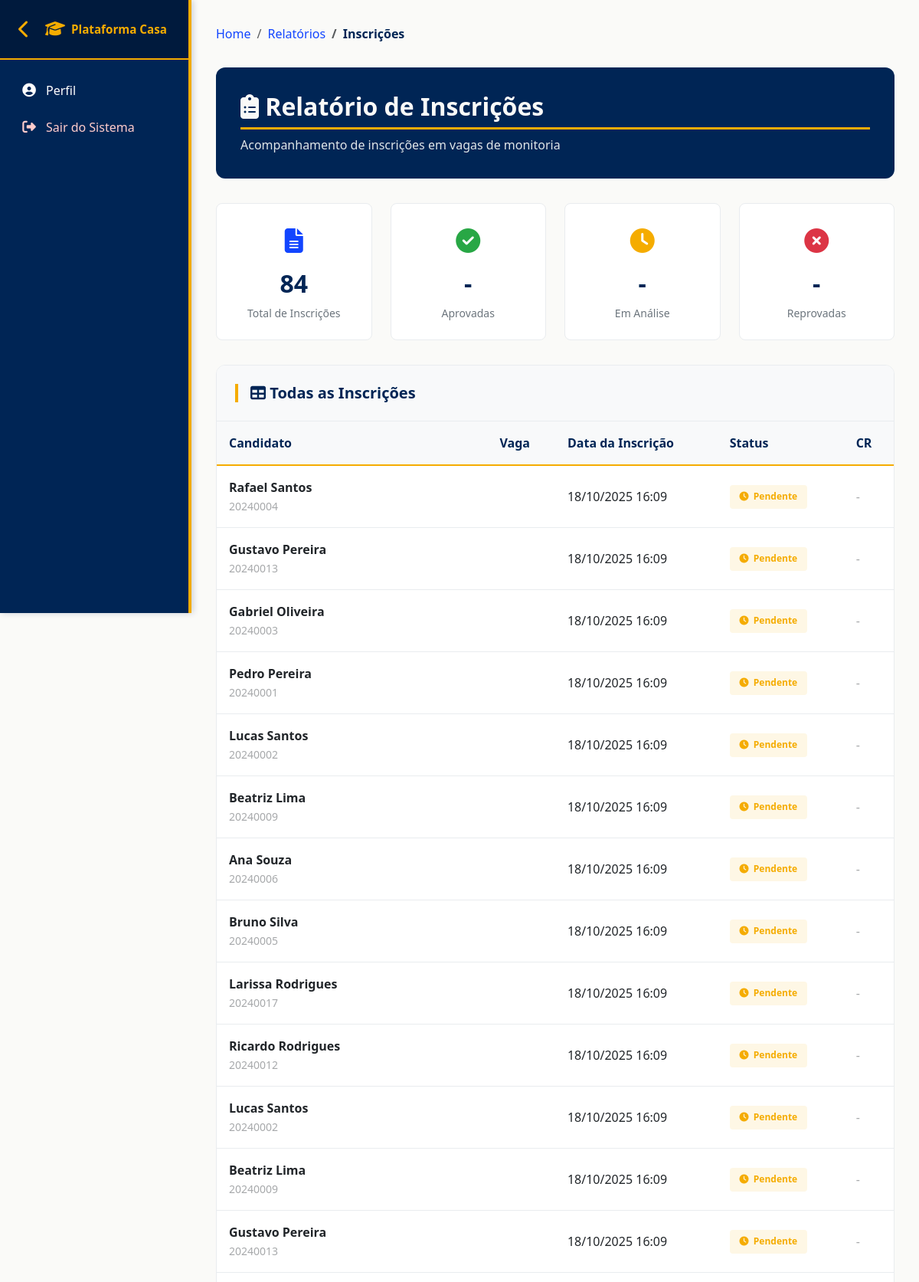
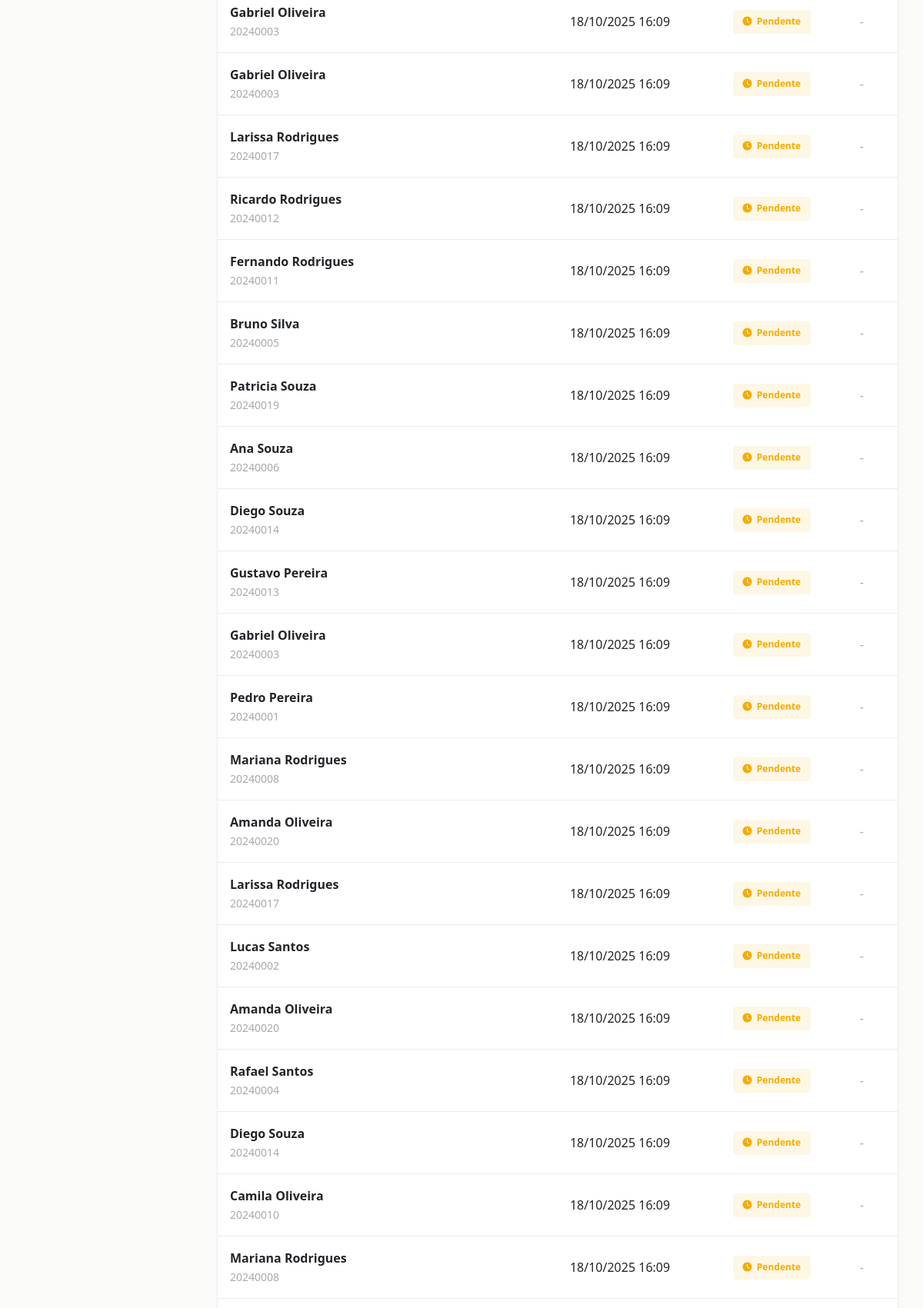
The app's page /relatorios/inscricoes/ (upper part) with its own data (2 pictures, top to bottom).
### plataforma_Casa/models.py (models this page shows, shortened)
class Inscricao(models.Model):
    STATUS_CHOICES = [
        ('Pendente', 'Pendente'),
        ('Entrevista', 'Entrevista'),
        ('Aprovado', 'Aprovado'),
        ('Não Aprovado', 'Não Aprovado'),
    ]
    aluno = models.ForeignKey(Aluno, on_delete=models.CASCADE)
    vaga = models.ForeignKey(Vaga, on_delete=models.CASCADE)
    data_inscricao = models.DateTimeField(auto_now_add=True)
    status = models.CharField(max_length=50, choices=STATUS_CHOICES, default='Pendente')

class Usuario(models.Model):
    nome = models.CharField(max_length=100)
    email = models.EmailField(max_length=100)
    tipo_usuario = models.ForeignKey(TipoUsuario, on_delete=models.CASCADE)
    ativo = models.BooleanField(default=True)

class Aluno(Usuario):
    matricula = models.CharField(max_length=20, unique=True)
    curso = models.ForeignKey(Curso, on_delete=models.CASCADE)
    data_ingresso = models.DateField()
    periodo = models.IntegerField()
    cr_geral = models.FloatField()

### plataforma_Casa/views.py (the view)
# urls.py: path('relatorios/inscricoes/', views.relatorio_inscricoes, name='relatorio_inscricoes'),
def relatorio_inscricoes(request):
    inscricoes = Inscricao.objects.all().select_related('aluno', 'vaga')
    context = {
        'inscricoes': inscricoes,
        'titulo': 'Relatório de Inscrições',
    }
    return render(request, 'relatorios/inscricoes.html', context)

### plataforma_Casa/context_processors.py (called while the page is built, shortened)
def user_groups(request):
    return {
        'is_aluno': False,
        'is_monitor': False,
        'is_professor': False,
        'is_admin': False,
    }

### plataforma_Casa/templates/relatorios/inscricoes.html (shortened to what this page needs)
{% extends 'base.html' %}
{% block content %}
<nav aria-label="breadcrumb">
    <ol class="breadcrumb">
        <li class="breadcrumb-item"><a href="{% url 'dashboard' %}">Home</a></li>
        <li class="breadcrumb-item"><a href="{% url 'listar_relatorios' %}">Relatórios</a></li>
        <li class="breadcrumb-item active">Inscrições</li>
    </ol>
</nav>
<div class="page-header">
    <h1><i class="fas fa-clipboard-list"></i> Relatório de Inscrições</h1>
    <p>Acompanhamento de inscrições em vagas de monitoria</p>
</div>
<div class="stats-grid">
    <div class="stat-card">
        <div class="stat-icon primary">
            <i class="fas fa-file-alt"></i>
        </div>
        <div class="stat-value">{{ inscricoes.count }}</div>
        <div class="stat-label">Total de Inscrições</div>
    </div>
    <div class="stat-card">
        <div class="stat-icon success">
            <i class="fas fa-check-circle"></i>
        </div>
        <div class="stat-value">-</div>
        <div class="stat-label">Aprovadas</div>
    </div>
    <div class="stat-card">
        <div class="stat-icon warning">
            <i class="fas fa-clock"></i>
        </div>
        <div class="stat-value">-</div>
        <div class="stat-label">Em Análise</div>
    </div>
    <div class="stat-card">
        <div class="stat-icon danger">
            <i class="fas fa-times-circle"></i>
        </div>
        <div class="stat-value">-</div>
        <div class="stat-label">Reprovadas</div>
    </div>
</div>
<div class="table-container">
    <div class="table-header">
        <h2><i class="fas fa-table"></i> Todas as Inscrições</h2>
    </div>
    {% if inscricoes %}
    <div class="table-responsive">
        <table class="table">
            <thead>
                <tr>
                    <th>Candidato</th>
                    <th>Vaga</th>
                    <th>Data da Inscrição</th>
                    <th>Status</th>
                    <th>CR</th>
                </tr>
            </thead>
            <tbody>
                {% for inscricao in inscricoes %}
                <tr>
                    <td>
                        <strong>{{ inscricao.aluno.nome }}</strong><br>
                        <small class="text-muted">{{ inscricao.aluno.matricula }}</small>
                    </td>
                    <td>
                        <strong>{{ inscricao.vaga.disciplina.nome }}</strong><br>
                    </td>
                    <td>{{ inscricao.data_inscricao|date:"d/m/Y H:i" }}</td>
                    <td>
                        {% if inscricao.status == 'aprovado' %}
                        <span class="status-badge status-aprovado">
                            <i class="fas fa-check"></i> Aprovado
                        </span>
                        {% elif inscricao.status == 'reprovado' %}
                        <span class="status-badge status-reprovado">
                            <i class="fas fa-times"></i> Reprovado
                        </span>
                        {% elif inscricao.status == 'analise' %}
                        <span class="status-badge status-analise">
                            <i class="fas fa-search"></i> Em Análise
                        </span>
                        {% else %}
                        <span class="status-badge status-pendente">
                            <i class="fas fa-clock"></i> Pendente
                        </span>
                        {% endif %}
                    </td>
                    <td>
                        {% if inscricao.aluno.cr %}
                        <strong>{{ inscricao.aluno.cr }}</strong>
                        {% else %}
                        <span class="text-muted">-</span>
                        {% endif %}
                    </td>
                </tr>
                {% endfor %}
            </tbody>
        </table>
    </div>
    {% else %}
    <div class="empty-state">
        <i class="fas fa-clipboard-list"></i>
        <h4>Nenhuma inscrição encontrada</h4>
        <p>Não há inscrições registradas no momento.</p>
    </div>
    {% endif %}
</div>
{% endblock %}

### plataforma_Casa/static/css/cores-institucionais.css (style rules this page uses)
:root { --cor-amarelo-institucional: #F5AC00; --cor-azul-escuro-principal: #002555; --cor-azul-auxiliar: #1245FF; --cor-cinza-escuro: #6d6e71; --cor-cinza-medio: #a7a9ab; --cor-cinza-claro: #d1d3d4; --cor-branco: #ffffff; --cor-preto: #000000; --cor-sucesso: #27ae60; --cor-erro: #e74c3c; --cor-aviso: #f39c12; --cor-info: #3498db; --sombra-leve: rgba(0, 37, 85, 0.1); --sombra-media: rgba(0, 37, 85, 0.2); --sombra-forte: rgba(0, 37, 85, 0.3); }
html, body { background-color: var(--cor-branco); color: var(--cor-cinza-escuro); font-family: 'Segoe UI', Tahoma, Geneva, Verdana, sans-serif; }
.table { color: var(--cor-cinza-escuro); border-color: var(--cor-cinza-claro); }
.table thead { background: linear-gradient(135deg, var(--cor-azul-escuro-principal) 0%, var(--cor-azul-auxiliar) 100%); color: var(--cor-branco); font-weight: 600; border-bottom: 2px solid var(--cor-amarelo-institucional); }
.table thead th { border-color: var(--cor-amarelo-institucional); }
.table tbody tr { border-bottom-color: var(--cor-cinza-claro); transition: all 0.2s ease; }
h1, h2, h3, h4, h5, h6 { color: var(--cor-azul-escuro-principal); font-weight: 700; }
h1 { border-bottom: 3px solid var(--cor-amarelo-institucional); padding-bottom: 0.5rem; }
h2 { border-left: 4px solid var(--cor-amarelo-institucional); padding-left: 1rem; }
a { color: var(--cor-azul-escuro-principal); text-decoration: none; transition: all 0.3s ease; }
.text-muted { color: var(--cor-cinza-medio) !important; }

### plataforma_Casa/static/css/cores-padrao.css (style rules this page uses)
:root { --cor-amarelo-institucional: #F5AC00; --cor-azul-escuro-principal: #002555; --cor-azul-auxiliar: #1245FF; --cor-cinza-escuro: #6d6e71; --cor-cinza-medio: #a7a9ab; --cor-cinza-claro: #d1d3d4; --cor-branco: #ffffff; --cor-preto: #000000; --cor-sucesso: #27ae60; --cor-erro: #e74c3c; --cor-aviso: #f39c12; --cor-info: #3498db; }
.display-4, h1, h2 { color: var(--cor-azul-escuro-principal); }
a { color: var(--cor-azul-escuro-principal); transition: all 0.3s ease; }
.breadcrumb-item.active { color: var(--cor-azul-escuro-principal) !important; }

### plataforma_Casa/templates/base.html (style rules this page uses)
* { margin: 0; padding: 0; box-sizing: border-box; }
body { background-color: #fafaf8; padding-top: 0; overflow-x: hidden; max-width: 100vw; }
html { overflow-x: hidden; max-width: 100vw; }
html, body { height: 100%; overflow-x: hidden; max-width: 100%; }
.breadcrumb { background-color: transparent; padding: 0; margin-bottom: 2rem; }
.breadcrumb-item.active { color: #667eea; font-weight: 600; }
.card, .table-responsive, img, iframe, video { max-width: 100%; overflow-x: auto; }
.main-content > * { max-width: 100%; }
.table-responsive { overflow-x: auto; -webkit-overflow-scrolling: touch; }
table { table-layout: auto; width: 100%; }

### records on screen
Inscricao: aluno.nome "Rafael Santos", aluno.matricula "20240004", data_inscricao "18/10/2025 16:09", status "Pendente"
Inscricao: aluno.nome "Gustavo Pereira", aluno.matricula "20240013", data_inscricao "18/10/2025 16:09", status "Pendente"
Inscricao: aluno.nome "Gabriel Oliveira", aluno.matricula "20240003", data_inscricao "18/10/2025 16:09", status "Pendente"
Inscricao: aluno.nome "Pedro Pereira", aluno.matricula "20240001", data_inscricao "18/10/2025 16:09", status "Pendente"
Inscricao: aluno.nome "Lucas Santos", aluno.matricula "20240002", data_inscricao "18/10/2025 16:09", status "Pendente"
Inscricao: aluno.nome "Beatriz Lima", aluno.matricula "20240009", data_inscricao "18/10/2025 16:09", status "Pendente"
Inscricao: aluno.nome "Ana Souza", aluno.matricula "20240006", data_inscricao "18/10/2025 16:09", status "Pendente"
Inscricao: aluno.nome "Bruno Silva", aluno.matricula "20240005", data_inscricao "18/10/2025 16:09", status "Pendente"
Inscricao: aluno.nome "Larissa Rodrigues", aluno.matricula "20240017", data_inscricao "18/10/2025 16:09", status "Pendente"
Inscricao: aluno.nome "Ricardo Rodrigues", aluno.matricula "20240012", data_inscricao "18/10/2025 16:09", status "Pendente"
Inscricao: aluno.nome "Lucas Santos", aluno.matricula "20240002", data_inscricao "18/10/2025 16:09", status "Pendente"
Inscricao: aluno.nome "Beatriz Lima", aluno.matricula "20240009", data_inscricao "18/10/2025 16:09", status "Pendente"
Inscricao: aluno.nome "Gustavo Pereira", aluno.matricula "20240013", data_inscricao "18/10/2025 16:09", status "Pendente"
Inscricao: aluno.nome "Gabriel Oliveira", aluno.matricula "20240003", data_inscricao "18/10/2025 16:09", status "Pendente"
Inscricao: aluno.nome "Gabriel Oliveira", aluno.matricula "20240003", data_inscricao "18/10/2025 16:09", status "Pendente"
Inscricao: aluno.nome "Larissa Rodrigues", aluno.matricula "20240017", data_inscricao "18/10/2025 16:09", status "Pendente"
Inscricao: aluno.nome "Ricardo Rodrigues", aluno.matricula "20240012", data_inscricao "18/10/2025 16:09", status "Pendente"
Inscricao: aluno.nome "Fernando Rodrigues", aluno.matricula "20240011", data_inscricao "18/10/2025 16:09", status "Pendente"
Inscricao: aluno.nome "Bruno Silva", aluno.matricula "20240005", data_inscricao "18/10/2025 16:09", status "Pendente"
Inscricao: aluno.nome "Patricia Souza", aluno.matricula "20240019", data_inscricao "18/10/2025 16:09", status "Pendente"
Inscricao: aluno.nome "Ana Souza", aluno.matricula "20240006", data_inscricao "18/10/2025 16:09", status "Pendente"
Inscricao: aluno.nome "Diego Souza", aluno.matricula "20240014", data_inscricao "18/10/2025 16:09", status "Pendente"
Inscricao: aluno.nome "Gustavo Pereira", aluno.matricula "20240013", data_inscricao "18/10/2025 16:09", status "Pendente"
Inscricao: aluno.nome "Gabriel Oliveira", aluno.matricula "20240003", data_inscricao "18/10/2025 16:09", status "Pendente"
Inscricao: aluno.nome "Pedro Pereira", aluno.matricula "20240001", data_inscricao "18/10/2025 16:09", status "Pendente"
Inscricao: aluno.nome "Mariana Rodrigues", aluno.matricula "20240008", data_inscricao "18/10/2025 16:09", status "Pendente"
Inscricao: aluno.nome "Amanda Oliveira", aluno.matricula "20240020", data_inscricao "18/10/2025 16:09", status "Pendente"
Inscricao: aluno.nome "Larissa Rodrigues", aluno.matricula "20240017", data_inscricao "18/10/2025 16:09", status "Pendente"
Inscricao: aluno.nome "Lucas Santos", aluno.matricula "20240002", data_inscricao "18/10/2025 16:09", status "Pendente"
Inscricao: aluno.nome "Amanda Oliveira", aluno.matricula "20240020", data_inscricao "18/10/2025 16:09", status "Pendente"
Inscricao: aluno.nome "Rafael Santos", aluno.matricula "20240004", data_inscricao "18/10/2025 16:09", status "Pendente"
Inscricao: aluno.nome "Diego Souza", aluno.matricula "20240014", data_inscricao "18/10/2025 16:09", status "Pendente"
Inscricao: aluno.nome "Camila Oliveira", aluno.matricula "20240010", data_inscricao "18/10/2025 16:09", status "Pendente"
Inscricao: aluno.nome "Mariana Rodrigues", aluno.matricula "20240008", data_inscricao "18/10/2025 16:09", status "Pendente"

### other values on screen
{{ inscricoes.count }} "84"
